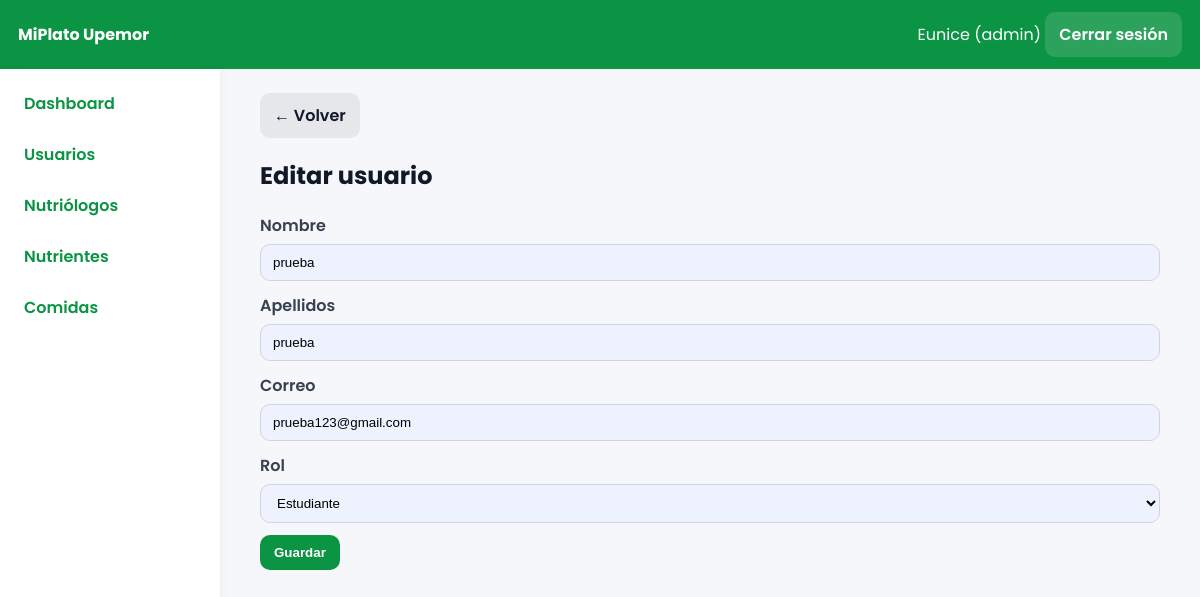
/index.php?controller=admin&action=usuarioForm&id=45 (signed in), run on the app's committed database.
### tables this page shows
CREATE TABLE `usuarios` (
  `id` int(11) NOT NULL AUTO_INCREMENT,
  `nombre` varchar(100) NOT NULL,
  `apellidos` varchar(120) DEFAULT NULL,
  `correo` varchar(120) NOT NULL,
  `password` varchar(255) NOT NULL,
  `rol` enum('admin','nutriologo','estudiante') NOT NULL DEFAULT 'estudiante',
  `creado_en` timestamp NOT NULL DEFAULT current_timestamp(),
  PRIMARY KEY (`id`),
  UNIQUE KEY `correo` (`correo`)
);

### app/core/Controller.php (called while the page is built, shortened)
<?php
class Controller{
  protected function view($file,$data=[]){
    include __DIR__.'/../views/layout.php';
  }
  protected function partial($file,$data=[]){
    extract($data);
    include __DIR__.'/../views/'.$file.'.php';
  }
}

### app/controllers/AdminController.php (called while the page is built, shortened)
<?php
require_once __DIR__.'/../models/User.php';
class AdminController extends Controller{
public function usuarioForm(){
    $id=$_GET['id']??null;
    $u=$id?(new User())->find($id):null;
    $this->view('admin/usuarios/form',compact('u'));
}
}

### app/core/Router.php (called while the page is built, shortened)
<?php
class Router{
  public static function dispatch(){
    $a=$_GET['action']??'login';
    $o=new $cn();
    $o->$a();
  }
}

### index.php (called while the page is built, shortened)
<?php
require __DIR__.'/app/core/Controller.php';
require __DIR__.'/app/core/Model.php';
require __DIR__.'/app/core/Database.php';
require __DIR__.'/app/core/Router.php';
Router::dispatch();

### app/core/Database.php (called while the page is built)
<?php
class Database{
  private static $c=null;
  public static function getConnection(){
    if(self::$c===null){
      $dsn='mysql:host='.DB_HOST.';dbname='.DB_NAME.';charset=utf8mb4';
      self::$c=new PDO(
        $dsn,
        DB_USER,
        DB_PASS,
        [
          PDO::ATTR_ERRMODE=>PDO::ERRMODE_EXCEPTION,
          PDO::ATTR_DEFAULT_FETCH_MODE=>PDO::FETCH_ASSOC
        ]
      );
    }
    return self::$c;
  }
}

### app/core/Model.php (called while the page is built, shortened)
<?php
class Model{
  function __construct(){
    $this->db=Database::getConnection();
  }
}

### app/models/User.php (called while the page is built, shortened)
<?php
class User extends Model{
  public function find($id){
    $st=$this->db->prepare("SELECT * FROM usuarios WHERE id=?");
    $st->execute([$id]);
    return $st->fetch();
  }
}

### app/views/admin/usuarios/form.php (the view, shortened to what this page needs)
<a class='btn' href='index.php?controller=admin&action=usuarios'>← Volver</a>
<h2><?= isset($u)?'Editar':'Nuevo' ?> usuario</h2>
<form method='POST' action='index.php?controller=admin&action=usuarioSave' autocomplete='off'>
    <label class='form-label'>Nombre</label>
    <input class='form-control' name='nombre' value='<?= $u['nombre'] ?? '' ?>' required>
    <label class='form-label'>Apellidos</label>
    <input class='form-control' name='apellidos' value='<?= $u['apellidos'] ?? '' ?>' required>
    <label class='form-label'>Correo</label>
    <input class='form-control' type='email' name='correo' value='<?= $u['correo'] ?? '' ?>' required autocomplete='off'>
    <label class='form-label'>Rol</label>
    <select class='form-control' name='rol'>
        <option value='estudiante' <?= (isset($u)&&$u['rol']=='estudiante')?'selected':'' ?>>
            Estudiante
        </option>
    </select>
    <button class='btn primary mt-12' type='submit'>Guardar</button>
</form>

### public/css/app.css (style rules this page uses)
* { box-sizing:border-box }
body { font-family:'Poppins',system-ui,Segoe UI,Roboto,Arial,sans-serif;background:#f5f7fa;margin:0;color:#111827 }
.form-label { display:block;text-align:left;margin:12px 0 6px;font-weight:600;color:#374151 }
.form-control { width:100%;border:1px solid #d1d5db;border-radius:10px;padding:10px 12px;background:#eef2ff }
.mt-12 { margin-top:12px }
.btn { display:inline-block;padding:10px 14px;border-radius:10px;border:0;background:#e5e7eb;text-decoration:none;color:#111827;font-weight:600 }
.btn.primary { background:#0b9444;color:#fff }

### data on the page
usuarios: nombre "prueba", apellidos "prueba", correo "prueba123@gmail.com", rol "Estudiante"

### other printed values
$_SESSION['user']['nombre'] "Eunice"
$_SESSION['user']['rol'] "admin"
